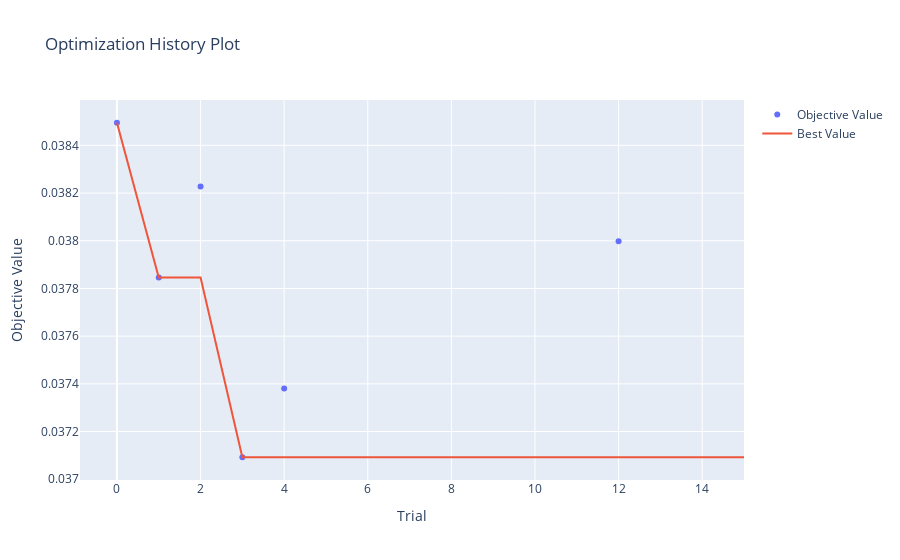

Notebook code for this chart:
### Code cell
ov.plot_optimization_history(GradientBoostingRegressor_study)

### Figure 1 — Plotly figure (JSON) as saved in the notebook; plotly's stock layout.template omitted (floating-point values rounded to 4 significant figures)
{"data": [{"mode": "markers", "name": "Objective Value", "type": "scatter", "x": [0, 1, 2, 3, 4, 12], "y": [0.03849, 0.03785, 0.03823, 0.03709, 0.03738, 0.038]}, {"mode": "lines", "name": "Best Value", "type": "scatter", "x": [0, 1, 2, 3, 4, 5, 6, 7, 8, 9, 10, 11, 12, 13, 14, 15], "y": [0.03849, 0.03785, 0.03785, 0.03709, 0.03709, 0.03709, 0.03709, 0.03709, 0.03709, 0.03709, 0.03709, 0.03709, 0.03709, 0.03709, 0.03709, 0.03709]}, {"marker": {"color": "#cccccc"}, "mode": "markers", "name": "Infeasible Trial", "showlegend": false, "type": "scatter", "x": [], "y": []}], "layout": {"title": {"text": "Optimization History Plot"}, "xaxis": {"title": {"text": "Trial"}}, "yaxis": {"title": {"text": "Objective Value"}}}}
